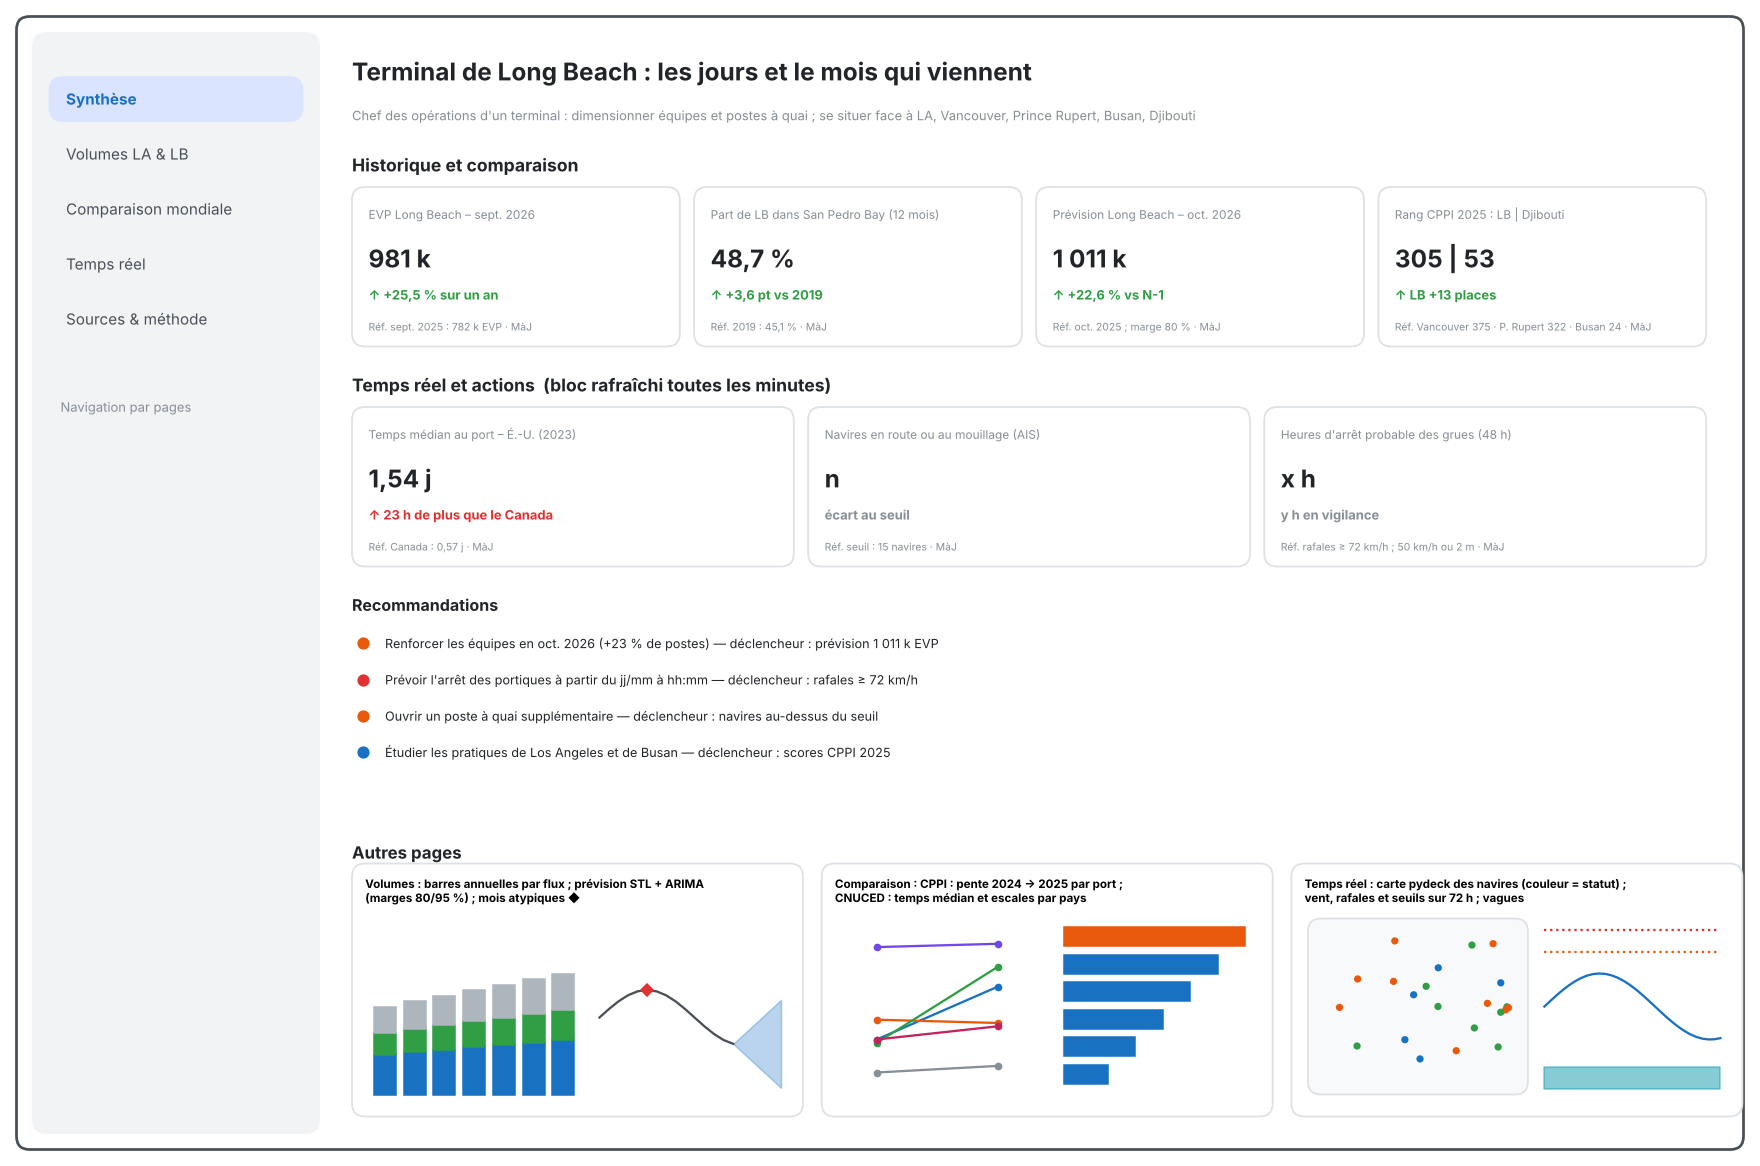

Generate this figure with Python:
"""Maquette de la page Synthèse : python docs/maquette.py -> docs/maquette.png"""
import matplotlib
matplotlib.use("Agg")
import matplotlib.pyplot as plt
from matplotlib.patches import FancyBboxPatch
import numpy as np

W, H = 16, 10.6
fig = plt.figure(figsize=(W, H), dpi=110)
ax = fig.add_axes([0, 0, 1, 1]); ax.set_xlim(0, W); ax.set_ylim(0, H); ax.axis("off")
G, B, O, V, R, VIO = "#868e96", "#1971c2", "#e8590c", "#2f9e44", "#e03131", "#7048e8"

def box(x, y, w, h, fc="white", ec="#dee2e6", lw=1.2, r=0.12):
    ax.add_patch(FancyBboxPatch((x, y), w, h, boxstyle=f"round,pad=0,rounding_size={r}", fc=fc, ec=ec, lw=lw))

def t(x, y, s, size=9, c="#212529", w="normal", ha="left"):
    ax.text(x, y, s, fontsize=size, color=c, fontweight=w, ha=ha, va="center")

box(0.15, 0.15, W - 0.3, H - 0.3, fc="#ffffff", ec="#495057", lw=1.8)
box(0.3, 0.3, 2.6, H - 0.6, fc="#f1f3f5", ec="#f1f3f5")
for k, (ic, s) in enumerate([("📋", "Synthèse"), ("📦", "Volumes LA & LB"), ("🌍", "Comparaison mondiale"), ("📡", "Temps réel"), ("📚", "Sources & méthode")]):
    y = H - 0.9 - k * 0.5
    if k == 0: box(0.45, y - 0.2, 2.3, 0.4, fc="#dbe4ff", ec="#dbe4ff")
    t(0.6, y, s, 10, B if k == 0 else "#495057", "bold" if k == 0 else "normal")
t(0.55, H - 3.7, "Navigation par pages", 8.5, G)

X0 = 3.2
t(X0, H - 0.65, "Terminal de Long Beach : les jours et le mois qui viennent", 16, w="bold")
t(X0, H - 1.05, "Chef des opérations d'un terminal : dimensionner équipes et postes à quai ; se situer face à LA, Vancouver, Prince Rupert, Busan, Djibouti", 8.5, G)
t(X0, H - 1.5, "Historique et comparaison", 11.5, w="bold")
tw, th, gap = 2.98, 1.45, 0.13
row1 = [("EVP Long Beach – sept. 2026", "981 k", "↑ +25,5 % sur un an", V, "Réf. sept. 2025 : 782 k EVP"),
        ("Part de LB dans San Pedro Bay (12 mois)", "48,7 %", "↑ +3,6 pt vs 2019", V, "Réf. 2019 : 45,1 %"),
        ("Prévision Long Beach – oct. 2026", "1 011 k", "↑ +22,6 % vs N-1", V, "Réf. oct. 2025 ; marge 80 %"),
        ("Rang CPPI 2025 : LB | Djibouti", "305 | 53", "↑ LB +13 places", V, "Réf. Vancouver 375 · P. Rupert 322 · Busan 24")]
for i, (a, v, d, c, r) in enumerate(row1):
    x, y = X0 + i * (tw + gap), H - 3.15
    box(x, y, tw, th); t(x + 0.15, y + th - 0.25, a, 7.8, G); t(x + 0.15, y + th - 0.65, v, 16, w="bold")
    t(x + 0.15, y + th - 0.98, d, 8.5, c, "bold"); t(x + 0.15, y + 0.18, r + " · MàJ", 6.8, G)
t(X0, H - 3.5, "Temps réel et actions  (bloc rafraîchi toutes les minutes)", 11.5, w="bold")
row2 = [("Temps médian au port – É.-U. (2023)", "1,54 j", "↑ 23 h de plus que le Canada", R, "Réf. Canada : 0,57 j"),
        ("Navires en route ou au mouillage (AIS)", "n", "écart au seuil", G, "Réf. seuil : 15 navires"),
        ("Heures d'arrêt probable des grues (48 h)", "x h", "y h en vigilance", G, "Réf. rafales ≥ 72 km/h ; 50 km/h ou 2 m")]
tw2 = (4 * tw + 3 * gap - 2 * gap) / 3
for i, (a, v, d, c, r) in enumerate(row2):
    x, y = X0 + i * (tw2 + gap), H - 5.15
    box(x, y, tw2, th); t(x + 0.15, y + th - 0.25, a, 7.8, G); t(x + 0.15, y + th - 0.65, v, 16, w="bold")
    t(x + 0.15, y + th - 0.98, d, 8.5, c, "bold"); t(x + 0.15, y + 0.18, r + " · MàJ", 6.8, G)
t(X0, H - 5.5, "Recommandations", 10.5, w="bold")
for k, (c, s) in enumerate([(O, "Renforcer les équipes en oct. 2026 (+23 % de postes) — déclencheur : prévision 1 011 k EVP"),
                            (R, "Prévoir l'arrêt des portiques à partir du jj/mm à hh:mm — déclencheur : rafales ≥ 72 km/h"),
                            (O, "Ouvrir un poste à quai supplémentaire — déclencheur : navires au-dessus du seuil"),
                            (B, "Étudier les pratiques de Los Angeles et de Busan — déclencheur : scores CPPI 2025")]):
    yy = H - 5.85 - k * 0.33
    ax.plot(X0 + 0.1, yy, "o", color=c, ms=7); t(X0 + 0.3, yy, s, 8.3)
# vignettes des autres pages
t(X0, 2.85, "Autres pages", 11, w="bold")
vw, vh, y0 = 4.1, 2.3, 0.45
titres = ["Volumes : barres annuelles par flux ; prévision STL + ARIMA\n(marges 80/95 %) ; mois atypiques ◆", "Comparaison : CPPI : pente 2024 → 2025 par port ;\nCNUCED : temps médian et escales par pays",
          "Temps réel : carte pydeck des navires (couleur = statut) ;\nvent, rafales et seuils sur 72 h ; vagues"]
for i, ti in enumerate(titres):
    x = X0 + i * (vw + 0.17)
    box(x, y0, vw, vh); ax.text(x + 0.12, y0 + vh - 0.12, ti, fontsize=7.6, fontweight="bold", va="top")
    if i == 0:
        for k in range(7):
            hh = [0.45, 0.25, 0.3]; base = y0 + 0.2
            for j, c in enumerate([B, V, "#adb5bd"]):
                ax.add_patch(plt.Rectangle((x + 0.2 + k * 0.27, base), 0.2, hh[j] * (0.8 + 0.05 * k), color=c)); base += hh[j] * (0.8 + 0.05 * k)
        xs = np.linspace(x + 2.25, x + vw - 0.2, 20); ys = y0 + 0.9 + 0.25 * np.sin(np.linspace(0, 6, 20))
        ax.plot(xs[:15], ys[:15], color="#495057"); ax.fill_between(xs[14:], ys[14] - np.linspace(0, .4, 6), ys[14] + np.linspace(0, .4, 6), color=B, alpha=.3)
        ax.plot(xs[5], ys[5], "D", color=R, ms=6)
    if i == 1:
        for k, (a, b, c) in enumerate([(-.5, .3, B), (-.2, -.25, O), (-.55, .6, V), (.9, .95, VIO), (-.5, -.3, "#c2255c"), (-1.0, -.9, G)]):
            ax.plot([x + 0.5, x + 1.6], [y0 + 1.0 + a * 0.6, y0 + 1.0 + b * 0.6], color=c, marker="o", ms=4)
        for k in range(6):
            ax.add_patch(plt.Rectangle((x + 2.2, y0 + 0.3 + k * 0.25), 0.4 + 0.25 * k, 0.17, color=O if k == 5 else B))
    if i == 2:
        box(x + 0.15, y0 + 0.2, 2.0, 1.6, fc="#f8f9fa"); rng = np.random.default_rng(4)
        ax.scatter(x + 0.3 + rng.random(22) * 1.7, y0 + 0.35 + rng.random(22) * 1.3, s=14, c=rng.choice([O, B, V], 22))
        xs = np.linspace(x + 2.3, x + vw - 0.2, 30)
        ax.plot(xs, y0 + 1.0 + 0.3 * np.sin(np.linspace(0, 5, 30)), color=B); ax.plot([xs[0], xs[-1]], [y0 + 1.5] * 2, ls=":", color=O)
        ax.plot([xs[0], xs[-1]], [y0 + 1.7] * 2, ls=":", color=R); ax.fill_between(xs, y0 + 0.25, y0 + 0.45, color="#1098ad", alpha=.5)
fig.savefig("docs/maquette.png", dpi=110)
print("ok")
